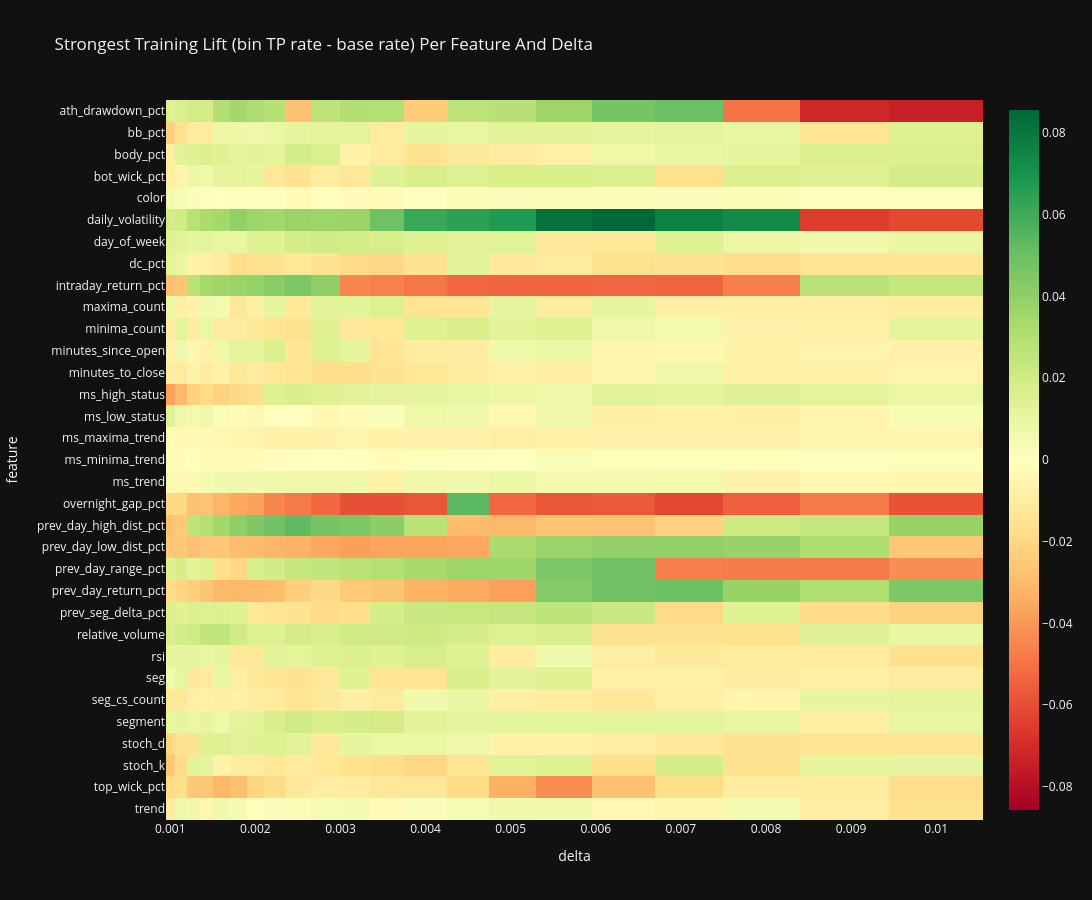

The notebook cell this image was saved under:
### Code cell
# CALCULATE THE LIFT OVER THE BASE RATE IN EACH WINDOW
signal_check_pdf["train_lift"] = signal_check_pdf["train_tp_rate"] - signal_check_pdf["train_base_rate"]
signal_check_pdf["valid_lift"] = signal_check_pdf["valid_tp_rate"] - signal_check_pdf["valid_base_rate"]
# COLLECT THE LARGEST ABSOLUTE TRAINING LIFT PER FEATURE AND DELTA (TESTED BINS)
tested_pdf = signal_check_pdf[signal_check_pdf["tested"]]
best_lift_pdf = tested_pdf.loc[tested_pdf.groupby(["feature", "delta"])["train_lift"].apply(lambda s: s.abs().idxmax())].pivot(index="feature", columns="delta", values="train_lift")
# CREATE A HEATMAP (SIGNED LIFT OF THE STRONGEST TRAINING BIN)
fig = px.imshow(best_lift_pdf, color_continuous_scale="RdYlGn", color_continuous_midpoint=0, aspect="auto",
                title="Strongest Training Lift (bin TP rate - base rate) Per Feature And Delta", template="plotly_dark", width=1100, height=900)
# DISPLAY FIGURE
fig.show()

### Figure 1 — Plotly figure (JSON) as saved in the notebook; plotly's stock layout.template omitted (floating-point values rounded to 4 significant figures; data arrays with more than 128 entries replaced by an {"elided": "..."} marker saying what was removed)
{"data": [{"coloraxis": "coloraxis", "hovertemplate": "delta: %{x}<br>feature: %{y}<br>color: %{z}<extra></extra>", "name": "0", "type": "heatmap", "x": [0.001, 0.0011, 0.0013, 0.0014, 0.0016, 0.0018, 0.002, 0.0022, 0.0025, 0.0028, 0.0032, 0.0035, 0.004, 0.0045, 0.005, 0.0056, 0.0063, 0.0071, 0.0079, 0.0089, 0.01], "xaxis": "x", "y": ["ath_drawdown_pct", "bb_pct", "body_pct", "bot_wick_pct", "color", "daily_volatility", "day_of_week", "dc_pct", "intraday_return_pct", "maxima_count", "minima_count", "minutes_since_open", "minutes_to_close", "ms_high_status", "ms_low_status", "ms_maxima_trend", "ms_minima_trend", "ms_trend", "overnight_gap_pct", "prev_day_high_dist_pct", "prev_day_low_dist_pct", "prev_day_range_pct", "prev_day_return_pct", "prev_seg_delta_pct", "relative_volume", "rsi", "seg", "seg_cs_count", "segment", "stoch_d", "stoch_k", "top_wick_pct", "trend"], "yaxis": "y", "z": {"elided": "33x21 float values"}}], "layout": {"coloraxis": {"cmid": 0, "colorscale": [[0, "rgb(165,0,38)"], [0.1, "rgb(215,48,39)"], [0.2, "rgb(244,109,67)"], [0.3, "rgb(253,174,97)"], [0.4, "rgb(254,224,139)"], [0.5, "rgb(255,255,191)"], [0.6, "rgb(217,239,139)"], [0.7, "rgb(166,217,106)"], [0.8, "rgb(102,189,99)"], [0.9, "rgb(26,152,80)"], [1, "rgb(0,104,55)"]]}, "height": 900, "title": {"text": "Strongest Training Lift (bin TP rate - base rate) Per Feature And Delta"}, "width": 1100, "xaxis": {"anchor": "y", "domain": [0, 1], "title": {"text": "delta"}}, "yaxis": {"anchor": "x", "autorange": "reversed", "domain": [0, 1], "title": {"text": "feature"}}}}
